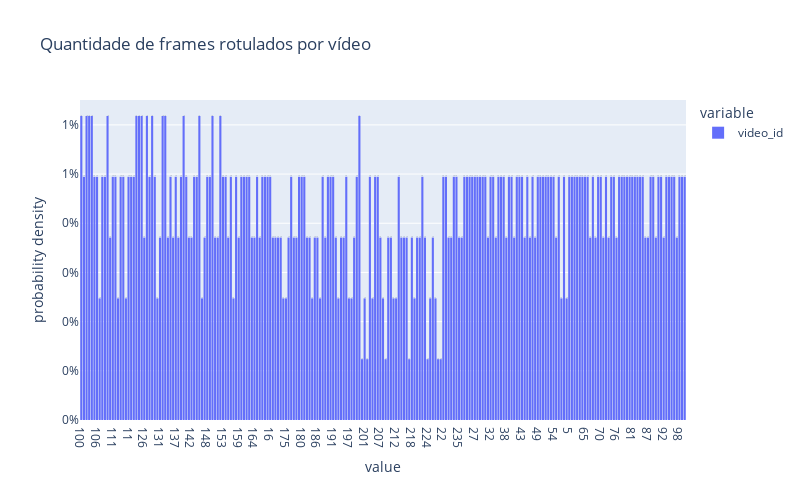

The notebook cell this image was saved under:
### Markdown cell above
## Breve analise dos dados rotulados filtrados

### Code cell
import plotly.express as px
import plotly.graph_objects as go


fig = px.histogram(
    video_frame_df.video_id,
    title='Quantidade de frames rotulados por vídeo',
    histnorm='probability density',
    text_auto=True
)


fig.update_layout(
    bargap=0.2,
    yaxis_tickformat=',.0%',
    width=800,
    height=500
)

### Figure 1 — Plotly figure (JSON) as saved in the notebook; plotly's stock layout.template omitted (floating-point values rounded to 4 significant figures; data arrays with more than 128 entries replaced by an {"elided": "..."} marker saying what was removed)
{"data": [{"alignmentgroup": "True", "bingroup": "x", "histnorm": "probability density", "hovertemplate": "variable=video_id<br>value=%{x}<br>probability density=%{y}<extra></extra>", "legendgroup": "video_id", "marker": {"color": "#636efa", "pattern": {"shape": ""}}, "name": "video_id", "offsetgroup": "video_id", "orientation": "v", "showlegend": true, "texttemplate": "%{value}", "type": "histogram", "x": {"elided": "809 str values"}, "xaxis": "x", "yaxis": "y"}], "layout": {"bargap": 0.2, "barmode": "relative", "height": 500, "legend": {"title": {"text": "variable"}, "tracegroupgap": 0}, "title": {"text": "Quantidade de frames rotulados por vídeo"}, "width": 800, "xaxis": {"anchor": "y", "domain": [0, 1], "title": {"text": "value"}}, "yaxis": {"anchor": "x", "domain": [0, 1], "tickformat": ",.0%", "title": {"text": "probability density"}}}}
